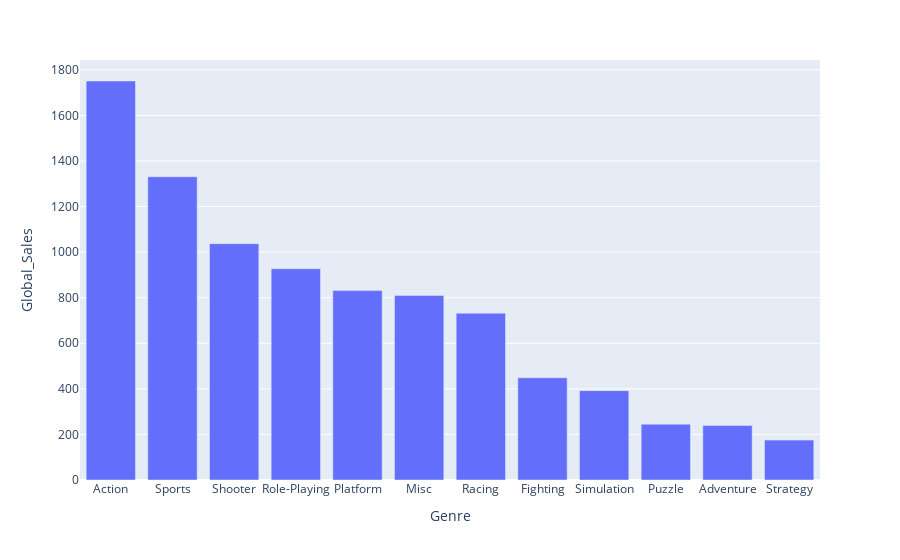

Here is the notebook cell this chart was saved with:
### Code cell
# plot out the results using a bar chart
px.bar(df_grouped_genre.sort_values(["Global_Sales"], ascending=False), x="Genre", y="Global_Sales")

### Figure 1 — Plotly figure (JSON) as saved in the notebook; plotly's stock layout.template omitted (floating-point values rounded to 4 significant figures)
{"data": [{"alignmentgroup": "True", "hovertemplate": "Genre=%{x}<br>Global_Sales=%{y}<extra></extra>", "legendgroup": "", "marker": {"color": "#636efa", "pattern": {"shape": ""}}, "name": "", "offsetgroup": "", "orientation": "v", "showlegend": false, "textposition": "auto", "type": "bar", "x": ["Action", "Sports", "Shooter", "Role-Playing", "Platform", "Misc", "Racing", "Fighting", "Simulation", "Puzzle", "Adventure", "Strategy"], "xaxis": "x", "y": [1751.0, 1331.0, 1037.0, 927.4, 831.4, 810.0, 732.0, 448.9, 392.2, 245.0, 239.0, 175.1], "yaxis": "y"}], "layout": {"barmode": "relative", "legend": {"tracegroupgap": 0}, "margin": {"t": 60}, "xaxis": {"anchor": "y", "domain": [0, 1], "title": {"text": "Genre"}}, "yaxis": {"anchor": "x", "domain": [0, 1], "title": {"text": "Global_Sales"}}}}
